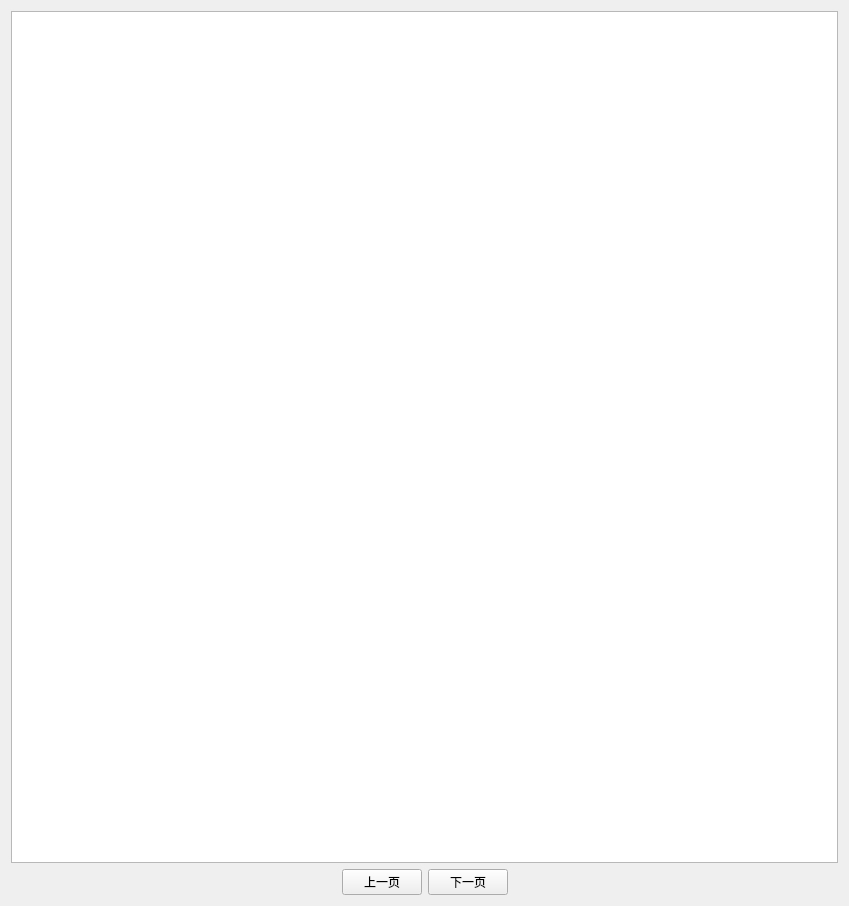
<?xml version="1.0" encoding="UTF-8"?>
<ui version="4.0">
 <class>dialog_help</class>
 <widget class="QWidget" name="dialog_help">
  <property name="geometry">
   <rect>
    <x>0</x>
    <y>0</y>
    <width>849</width>
    <height>906</height>
   </rect>
  </property>
  <property name="windowTitle">
   <string>Form</string>
  </property>
  <property name="styleSheet">
   <string notr="true"> </string>
  </property>
  <layout class="QGridLayout" name="gridLayout">
   <item row="0" column="0">
    <widget class="QScrollArea" name="scrollArea">
     <property name="widgetResizable">
      <bool>true</bool>
     </property>
     <widget class="QWidget" name="scrollAreaWidgetContents">
      <property name="geometry">
       <rect>
        <x>0</x>
        <y>0</y>
        <width>829</width>
        <height>855</height>
       </rect>
      </property>
      <property name="styleSheet">
       <string notr="true">background-color: rgb(255, 255, 255);</string>
      </property>
      <layout class="QGridLayout" name="gridLayout_2">
       <item row="0" column="0">
        <spacer name="horizontalSpacer_3">
         <property name="orientation">
          <enum>Qt::Horizontal</enum>
         </property>
         <property name="sizeHint" stdset="0">
          <size>
           <width>40</width>
           <height>20</height>
          </size>
         </property>
        </spacer>
       </item>
       <item row="0" column="1">
        <widget class="QLabel" name="label">
         <property name="styleSheet">
          <string notr="true"/>
         </property>
         <property name="text">
          <string/>
         </property>
        </widget>
       </item>
       <item row="0" column="2">
        <spacer name="horizontalSpacer_4">
         <property name="orientation">
          <enum>Qt::Horizontal</enum>
         </property>
         <property name="sizeHint" stdset="0">
          <size>
           <width>40</width>
           <height>20</height>
          </size>
         </property>
        </spacer>
       </item>
      </layout>
     </widget>
    </widget>
   </item>
   <item row="1" column="0">
    <layout class="QHBoxLayout" name="horizontalLayout">
     <item>
      <spacer name="horizontalSpacer">
       <property name="orientation">
        <enum>Qt::Horizontal</enum>
       </property>
       <property name="sizeHint" stdset="0">
        <size>
         <width>40</width>
         <height>20</height>
        </size>
       </property>
      </spacer>
     </item>
     <item>
      <widget class="QPushButton" name="front_pushButton">
       <property name="text">
        <string>上一页</string>
       </property>
      </widget>
     </item>
     <item>
      <widget class="QPushButton" name="next_pushButton">
       <property name="text">
        <string>下一页</string>
       </property>
      </widget>
     </item>
     <item>
      <spacer name="horizontalSpacer_2">
       <property name="orientation">
        <enum>Qt::Horizontal</enum>
       </property>
       <property name="sizeHint" stdset="0">
        <size>
         <width>40</width>
         <height>20</height>
        </size>
       </property>
      </spacer>
     </item>
    </layout>
   </item>
  </layout>
 </widget>
 <resources/>
 <connections/>
</ui>
